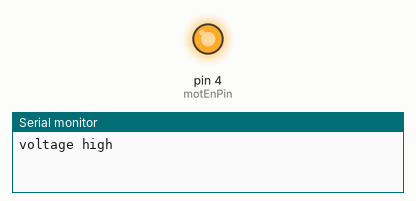
Simulated run of this sketch. Board: Arduino Uno, built with avr-gcc and run on an emulated ATmega328P. Parts: output pins drawn as LEDs (lit = HIGH), the last lines printed to the serial monitor.

Above: at 2.5 s.
At 7.5 s:
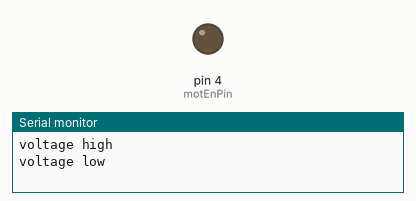
Timing chart, 0 to 13.1 s (numbered marks = the images above):
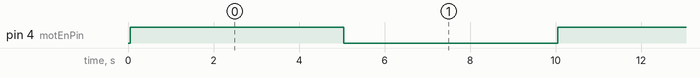

The sketch:

verifyingFET.ino
```cpp
   /*
 * Auth: Justin Francis
 * Date: 11/25/19
 * Ver: 0.1
 * Sum: see if we can quickly switch high voltage, written for teensy 4.0
 * Mod:
 *
*/

const int motEnPin = 4;

void setup()
{
    Serial.begin(115200);
    pinMode(motEnPin, OUTPUT);
    delay(50);
}

void loop()
{
    Serial.println("voltage high");
    digitalWrite(motEnPin, HIGH);
    delay(5000);

    Serial.println("voltage low");
    digitalWrite(motEnPin, LOW);
    delay(5000);
}
```

Measured:
- by itself, pin 4 (motEnPin): alternates HIGH for 5.0 s and LOW for 5.0 s
